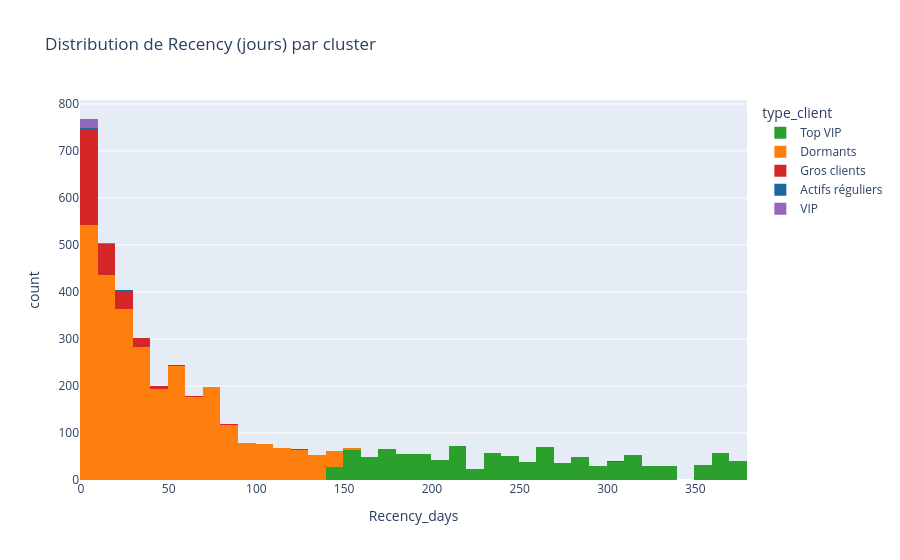
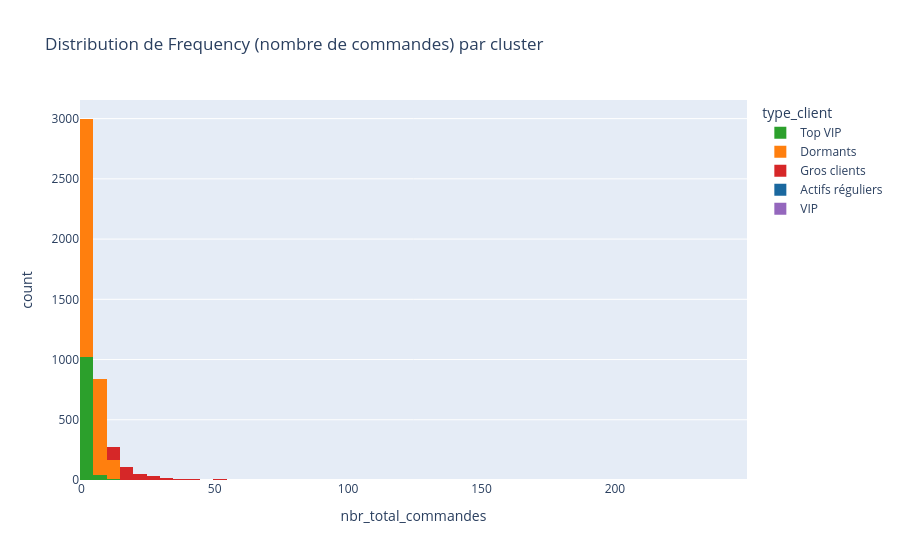
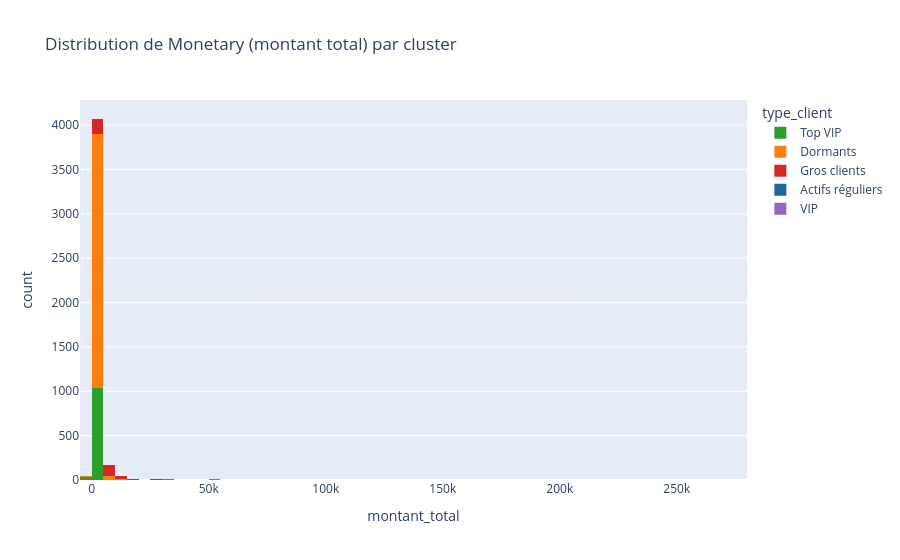

Source (notebook cell) for these figures, in order:
### Markdown cell above
### 5) Visualisations & Recommandations

- **Illustration des résultats**  
  Visualisation des performances du clustering et de la classification à l’aide de graphiques :
  - Histogrammes des distributions (Recency, Frequency, Monetary)
  - Barplots du nombre de clients par cluster
  - Comparaison des métriques (accuracy, precision, recall, etc.)

- **Proposition d’actions ou recommandations supplémentaires**
  - Cibler un cluster spécifique pour des offres marketing personnalisées.
  - Définir un plan de conversion des “petits dépensiers” vers des “gros dépensiers”.
  - Expliquer comment intégrer le modèle supervisé dans un pipeline de recommandation (scoring client en temps réel, segmentation dynamique, etc.).

### Code cell
# histogrammes des distributions des variables R, F et M
# color_map afin de conserver le même code couleur pour les différents graphiques
color_map = {
    "Actifs réguliers": "#1A689F",
    "Dormants": "#ff7f0e",
    "Top VIP": "#2ca02c",
    "Gros clients": "#d62728",
    "VIP": "#9467bd",
    "Other": "#8c564b"
}

# convertion du df en pandas pour affichage
rfm_sample = (
    rfm_clust_df
        .select("type_client", "Recency_days", "nbr_total_commandes", "montant_total")
        .toPandas()
)

px.histogram(
    rfm_sample, x="Recency_days", color="type_client", nbins=60,
    color_discrete_map=color_map,
    title="Distribution de Recency (jours) par cluster"
).show()

px.histogram(
    rfm_sample, x="nbr_total_commandes", color="type_client", nbins=60,
    color_discrete_map=color_map,
    title="Distribution de Frequency (nombre de commandes) par cluster"
).show()

px.histogram(
    rfm_sample, x="montant_total", color="type_client", nbins=60,
    color_discrete_map=color_map,
    title="Distribution de Monetary (montant total) par cluster"
).show()

### Figure 1 — Plotly figure (JSON) as saved in the notebook; plotly's stock layout.template omitted (floating-point values rounded to 4 significant figures; data arrays with more than 128 entries replaced by an {"elided": "..."} marker saying what was removed)
{"data": [{"bingroup": "x", "hovertemplate": "type_client=Top VIP<br>Recency_days=%{x}<br>count=%{y}<extra></extra>", "legendgroup": "Top VIP", "marker": {"color": "#2ca02c", "pattern": {"shape": ""}}, "name": "Top VIP", "nbinsx": 60, "orientation": "v", "showlegend": true, "type": "histogram", "x": {"elided": "1071 int values"}, "xaxis": "x", "yaxis": "y"}, {"bingroup": "x", "hovertemplate": "type_client=Dormants<br>Recency_days=%{x}<br>count=%{y}<extra></extra>", "legendgroup": "Dormants", "marker": {"color": "#ff7f0e", "pattern": {"shape": ""}}, "name": "Dormants", "nbinsx": 60, "orientation": "v", "showlegend": true, "type": "histogram", "x": {"elided": "2930 int values"}, "xaxis": "x", "yaxis": "y"}, {"bingroup": "x", "hovertemplate": "type_client=Gros clients<br>Recency_days=%{x}<br>count=%{y}<extra></extra>", "legendgroup": "Gros clients", "marker": {"color": "#d62728", "pattern": {"shape": ""}}, "name": "Gros clients", "nbinsx": 60, "orientation": "v", "showlegend": true, "type": "histogram", "x": {"elided": "346 int values"}, "xaxis": "x", "yaxis": "y"}, {"bingroup": "x", "hovertemplate": "type_client=Actifs réguliers<br>Recency_days=%{x}<br>count=%{y}<extra></extra>", "legendgroup": "Actifs réguliers", "marker": {"color": "#1A689F", "pattern": {"shape": ""}}, "name": "Actifs réguliers", "nbinsx": 60, "orientation": "v", "showlegend": true, "type": "histogram", "x": [24, 1, 8, 0], "xaxis": "x", "yaxis": "y"}, {"bingroup": "x", "hovertemplate": "type_client=VIP<br>Recency_days=%{x}<br>count=%{y}<extra></extra>", "legendgroup": "VIP", "marker": {"color": "#9467bd", "pattern": {"shape": ""}}, "name": "VIP", "nbinsx": 60, "orientation": "v", "showlegend": true, "type": "histogram", "x": [0, 3, 2, 1, 3, 1, 4, 9, 3, 2, 1, 1, 3, 0, 3, 38, 17, 4, 2, 1, 1], "xaxis": "x", "yaxis": "y"}], "layout": {"barmode": "relative", "legend": {"title": {"text": "type_client"}, "tracegroupgap": 0}, "title": {"text": "Distribution de Recency (jours) par cluster"}, "xaxis": {"anchor": "y", "domain": [0, 1], "title": {"text": "Recency_days"}}, "yaxis": {"anchor": "x", "domain": [0, 1], "title": {"text": "count"}}}}

### Figure 2 — Plotly figure (JSON) as saved in the notebook; plotly's stock layout.template omitted (floating-point values rounded to 4 significant figures; data arrays with more than 128 entries replaced by an {"elided": "..."} marker saying what was removed)
{"data": [{"bingroup": "x", "hovertemplate": "type_client=Top VIP<br>nbr_total_commandes=%{x}<br>count=%{y}<extra></extra>", "legendgroup": "Top VIP", "marker": {"color": "#2ca02c", "pattern": {"shape": ""}}, "name": "Top VIP", "nbinsx": 60, "orientation": "v", "showlegend": true, "type": "histogram", "x": {"elided": "1071 int values"}, "xaxis": "x", "yaxis": "y"}, {"bingroup": "x", "hovertemplate": "type_client=Dormants<br>nbr_total_commandes=%{x}<br>count=%{y}<extra></extra>", "legendgroup": "Dormants", "marker": {"color": "#ff7f0e", "pattern": {"shape": ""}}, "name": "Dormants", "nbinsx": 60, "orientation": "v", "showlegend": true, "type": "histogram", "x": {"elided": "2930 int values"}, "xaxis": "x", "yaxis": "y"}, {"bingroup": "x", "hovertemplate": "type_client=Gros clients<br>nbr_total_commandes=%{x}<br>count=%{y}<extra></extra>", "legendgroup": "Gros clients", "marker": {"color": "#d62728", "pattern": {"shape": ""}}, "name": "Gros clients", "nbinsx": 60, "orientation": "v", "showlegend": true, "type": "histogram", "x": {"elided": "346 int values"}, "xaxis": "x", "yaxis": "y"}, {"bingroup": "x", "hovertemplate": "type_client=Actifs réguliers<br>nbr_total_commandes=%{x}<br>count=%{y}<extra></extra>", "legendgroup": "Actifs réguliers", "marker": {"color": "#1A689F", "pattern": {"shape": ""}}, "name": "Actifs réguliers", "nbinsx": 60, "orientation": "v", "showlegend": true, "type": "histogram", "x": [26, 77, 55, 62], "xaxis": "x", "yaxis": "y"}, {"bingroup": "x", "hovertemplate": "type_client=VIP<br>nbr_total_commandes=%{x}<br>count=%{y}<extra></extra>", "legendgroup": "VIP", "marker": {"color": "#9467bd", "pattern": {"shape": ""}}, "name": "VIP", "nbinsx": 60, "orientation": "v", "showlegend": true, "type": "histogram", "x": [224, 89, 118, 81, 60, 63, 34, 66, 45, 86, 128, 248, 55, 118, 54, 76, 75, 31, 46, 169, 52], "xaxis": "x", "yaxis": "y"}], "layout": {"barmode": "relative", "legend": {"title": {"text": "type_client"}, "tracegroupgap": 0}, "title": {"text": "Distribution de Frequency (nombre de commandes) par cluster"}, "xaxis": {"anchor": "y", "domain": [0, 1], "title": {"text": "nbr_total_commandes"}}, "yaxis": {"anchor": "x", "domain": [0, 1], "title": {"text": "count"}}}}

### Figure 3 — Plotly figure (JSON) as saved in the notebook; plotly's stock layout.template omitted (floating-point values rounded to 4 significant figures; data arrays with more than 128 entries replaced by an {"elided": "..."} marker saying what was removed)
{"data": [{"bingroup": "x", "hovertemplate": "type_client=Top VIP<br>montant_total=%{x}<br>count=%{y}<extra></extra>", "legendgroup": "Top VIP", "marker": {"color": "#2ca02c", "pattern": {"shape": ""}}, "name": "Top VIP", "nbinsx": 60, "orientation": "v", "showlegend": true, "type": "histogram", "x": {"elided": "1071 float values"}, "xaxis": "x", "yaxis": "y"}, {"bingroup": "x", "hovertemplate": "type_client=Dormants<br>montant_total=%{x}<br>count=%{y}<extra></extra>", "legendgroup": "Dormants", "marker": {"color": "#ff7f0e", "pattern": {"shape": ""}}, "name": "Dormants", "nbinsx": 60, "orientation": "v", "showlegend": true, "type": "histogram", "x": {"elided": "2930 float values"}, "xaxis": "x", "yaxis": "y"}, {"bingroup": "x", "hovertemplate": "type_client=Gros clients<br>montant_total=%{x}<br>count=%{y}<extra></extra>", "legendgroup": "Gros clients", "marker": {"color": "#d62728", "pattern": {"shape": ""}}, "name": "Gros clients", "nbinsx": 60, "orientation": "v", "showlegend": true, "type": "histogram", "x": {"elided": "346 float values"}, "xaxis": "x", "yaxis": "y"}, {"bingroup": "x", "hovertemplate": "type_client=Actifs réguliers<br>montant_total=%{x}<br>count=%{y}<extra></extra>", "legendgroup": "Actifs réguliers", "marker": {"color": "#1A689F", "pattern": {"shape": ""}}, "name": "Actifs réguliers", "nbinsx": 60, "orientation": "v", "showlegend": true, "type": "histogram", "x": [123700.0, 279500.0, 187300.0, 256400.0], "xaxis": "x", "yaxis": "y"}, {"bingroup": "x", "hovertemplate": "type_client=VIP<br>montant_total=%{x}<br>count=%{y}<extra></extra>", "legendgroup": "VIP", "marker": {"color": "#9467bd", "pattern": {"shape": ""}}, "name": "VIP", "nbinsx": 60, "orientation": "v", "showlegend": true, "type": "histogram", "x": [28410.0, 10930.0, 57320.0, 27490.0, 62690.0, 36350.0, 57120.0, 113200.0, 50860.0, 7710.0, 11630.0, 132500.0, 54230.0, 59280.0, 33370.0, 53170.0, 33810.0, 65890.0, 88130.0, 39870.0, 52750.0], "xaxis": "x", "yaxis": "y"}], "layout": {"barmode": "relative", "legend": {"title": {"text": "type_client"}, "tracegroupgap": 0}, "title": {"text": "Distribution de Monetary (montant total) par cluster"}, "xaxis": {"anchor": "y", "domain": [0, 1], "title": {"text": "montant_total"}}, "yaxis": {"anchor": "x", "domain": [0, 1], "title": {"text": "count"}}}}
